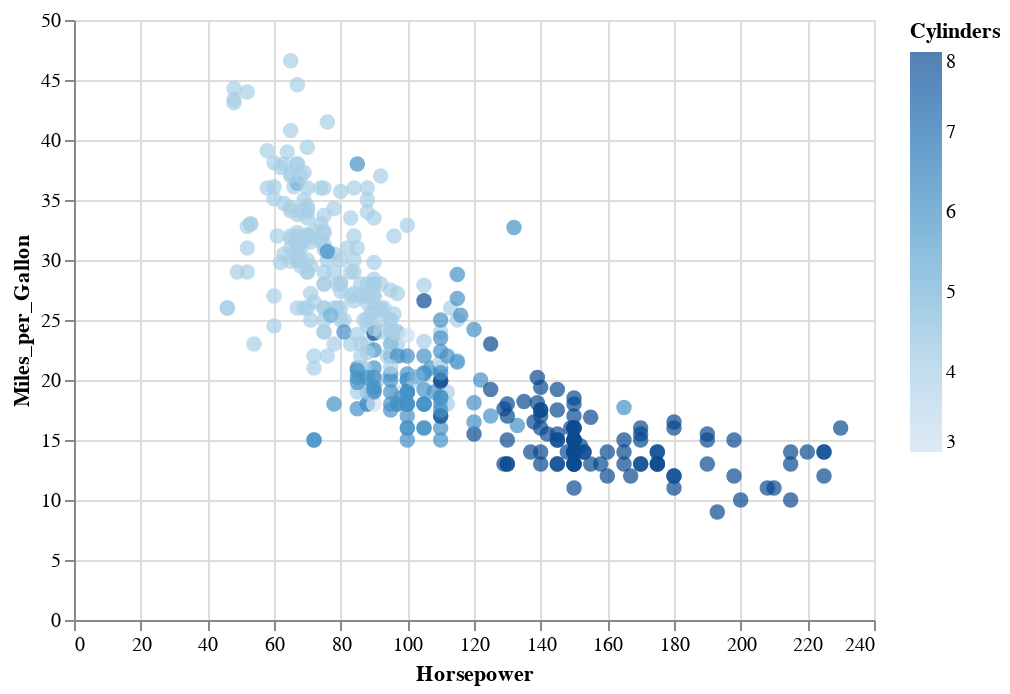

Write notebook code for a chart like this one.
### Code cell
import altair as alt
from vega_datasets import data
alt.renderers.enable('colab')
source = data.cars()

alt.Chart(source).mark_circle(size=60).encode(
    x='Horsepower',
    y='Miles_per_Gallon',
    color='Cylinders',
    tooltip=['Name', 'Origin', 'Horsepower', 'Miles_per_Gallon']
).interactive()

### Figure 1 — Vega-Lite specification as saved in the notebook (floating-point values rounded to 4 significant figures; data arrays with more than 128 entries replaced by an {"elided": "..."} marker saying what was removed)
{"config": {"view": {"continuousWidth": 400, "continuousHeight": 300}}, "data": {"name": "data-f02450ab61490a1363517a0190416235"}, "mark": {"type": "circle", "size": 60}, "encoding": {"color": {"type": "quantitative", "field": "Cylinders"}, "tooltip": [{"type": "nominal", "field": "Name"}, {"type": "nominal", "field": "Origin"}, {"type": "quantitative", "field": "Horsepower"}, {"type": "quantitative", "field": "Miles_per_Gallon"}], "x": {"type": "quantitative", "field": "Horsepower"}, "y": {"type": "quantitative", "field": "Miles_per_Gallon"}}, "selection": {"selector004": {"type": "interval", "bind": "scales", "encodings": ["x", "y"]}}, "$schema": "https://vega.github.io/schema/vega-lite/v4.8.1.json", "datasets": {"data-f02450ab61490a1363517a0190416235": {"elided": "406 records"}}}
